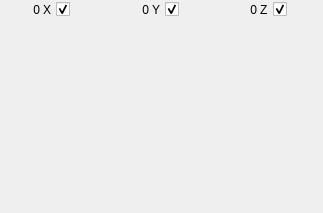
<?xml version="1.0" encoding="UTF-8"?>
<ui version="4.0">
 <class>Accelerometer</class>
 <widget class="QWidget" name="Accelerometer">
  <property name="geometry">
   <rect>
    <x>0</x>
    <y>0</y>
    <width>323</width>
    <height>213</height>
   </rect>
  </property>
  <property name="windowTitle">
   <string>Form</string>
  </property>
  <layout class="QVBoxLayout" name="verticalLayout">
   <property name="spacing">
    <number>3</number>
   </property>
   <property name="margin">
    <number>0</number>
   </property>
   <item>
    <layout class="QHBoxLayout">
     <item>
      <widget class="QLabel" name="ui_AccelerationX">
       <property name="sizePolicy">
        <sizepolicy hsizetype="Preferred" vsizetype="Preferred">
         <horstretch>40</horstretch>
         <verstretch>20</verstretch>
        </sizepolicy>
       </property>
       <property name="minimumSize">
        <size>
         <width>40</width>
         <height>20</height>
        </size>
       </property>
       <property name="maximumSize">
        <size>
         <width>40</width>
         <height>20</height>
        </size>
       </property>
       <property name="styleSheet">
        <string/>
       </property>
       <property name="text">
        <string>0</string>
       </property>
       <property name="alignment">
        <set>Qt::AlignRight|Qt::AlignTrailing|Qt::AlignVCenter</set>
       </property>
      </widget>
     </item>
     <item>
      <widget class="QLabel" name="label_6">
       <property name="sizePolicy">
        <sizepolicy hsizetype="Preferred" vsizetype="Preferred">
         <horstretch>10</horstretch>
         <verstretch>20</verstretch>
        </sizepolicy>
       </property>
       <property name="minimumSize">
        <size>
         <width>10</width>
         <height>20</height>
        </size>
       </property>
       <property name="maximumSize">
        <size>
         <width>10</width>
         <height>20</height>
        </size>
       </property>
       <property name="styleSheet">
        <string/>
       </property>
       <property name="text">
        <string>X</string>
       </property>
      </widget>
     </item>
     <item>
      <widget class="QCheckBox" name="ui_checkX">
       <property name="styleSheet">
        <string/>
       </property>
       <property name="text">
        <string/>
       </property>
       <property name="checked">
        <bool>true</bool>
       </property>
      </widget>
     </item>
     <item>
      <spacer>
       <property name="orientation">
        <enum>Qt::Horizontal</enum>
       </property>
       <property name="sizeHint" stdset="0">
        <size>
         <width>40</width>
         <height>20</height>
        </size>
       </property>
      </spacer>
     </item>
     <item>
      <widget class="QLabel" name="ui_AccelerationY">
       <property name="sizePolicy">
        <sizepolicy hsizetype="Preferred" vsizetype="Preferred">
         <horstretch>40</horstretch>
         <verstretch>20</verstretch>
        </sizepolicy>
       </property>
       <property name="minimumSize">
        <size>
         <width>40</width>
         <height>20</height>
        </size>
       </property>
       <property name="maximumSize">
        <size>
         <width>40</width>
         <height>20</height>
        </size>
       </property>
       <property name="text">
        <string>0</string>
       </property>
       <property name="alignment">
        <set>Qt::AlignRight|Qt::AlignTrailing|Qt::AlignVCenter</set>
       </property>
      </widget>
     </item>
     <item>
      <widget class="QLabel" name="label_4">
       <property name="sizePolicy">
        <sizepolicy hsizetype="Preferred" vsizetype="Preferred">
         <horstretch>10</horstretch>
         <verstretch>20</verstretch>
        </sizepolicy>
       </property>
       <property name="minimumSize">
        <size>
         <width>10</width>
         <height>20</height>
        </size>
       </property>
       <property name="maximumSize">
        <size>
         <width>10</width>
         <height>20</height>
        </size>
       </property>
       <property name="text">
        <string>Y</string>
       </property>
      </widget>
     </item>
     <item>
      <widget class="QCheckBox" name="ui_checkY">
       <property name="styleSheet">
        <string/>
       </property>
       <property name="text">
        <string/>
       </property>
       <property name="checked">
        <bool>true</bool>
       </property>
      </widget>
     </item>
     <item>
      <spacer>
       <property name="orientation">
        <enum>Qt::Horizontal</enum>
       </property>
       <property name="sizeHint" stdset="0">
        <size>
         <width>40</width>
         <height>20</height>
        </size>
       </property>
      </spacer>
     </item>
     <item>
      <widget class="QLabel" name="ui_AccelerationZ">
       <property name="sizePolicy">
        <sizepolicy hsizetype="Preferred" vsizetype="Preferred">
         <horstretch>40</horstretch>
         <verstretch>20</verstretch>
        </sizepolicy>
       </property>
       <property name="minimumSize">
        <size>
         <width>40</width>
         <height>20</height>
        </size>
       </property>
       <property name="maximumSize">
        <size>
         <width>40</width>
         <height>20</height>
        </size>
       </property>
       <property name="text">
        <string>0</string>
       </property>
       <property name="alignment">
        <set>Qt::AlignRight|Qt::AlignTrailing|Qt::AlignVCenter</set>
       </property>
      </widget>
     </item>
     <item>
      <widget class="QLabel" name="label">
       <property name="sizePolicy">
        <sizepolicy hsizetype="Preferred" vsizetype="Preferred">
         <horstretch>10</horstretch>
         <verstretch>20</verstretch>
        </sizepolicy>
       </property>
       <property name="minimumSize">
        <size>
         <width>10</width>
         <height>20</height>
        </size>
       </property>
       <property name="maximumSize">
        <size>
         <width>10</width>
         <height>20</height>
        </size>
       </property>
       <property name="text">
        <string>Z</string>
       </property>
      </widget>
     </item>
     <item>
      <widget class="QCheckBox" name="ui_checkZ">
       <property name="styleSheet">
        <string/>
       </property>
       <property name="text">
        <string/>
       </property>
       <property name="checked">
        <bool>true</bool>
       </property>
      </widget>
     </item>
     <item>
      <spacer>
       <property name="orientation">
        <enum>Qt::Horizontal</enum>
       </property>
       <property name="sizeHint" stdset="0">
        <size>
         <width>40</width>
         <height>20</height>
        </size>
       </property>
      </spacer>
     </item>
    </layout>
   </item>
   <item>
    <spacer name="verticalSpacer">
     <property name="orientation">
      <enum>Qt::Vertical</enum>
     </property>
     <property name="sizeHint" stdset="0">
      <size>
       <width>20</width>
       <height>185</height>
      </size>
     </property>
    </spacer>
   </item>
  </layout>
 </widget>
 <resources/>
 <connections/>
</ui>
